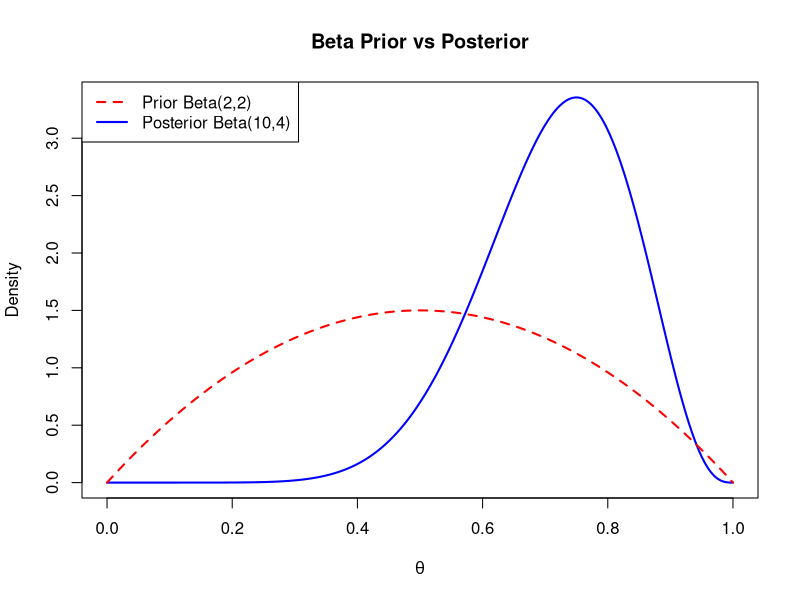
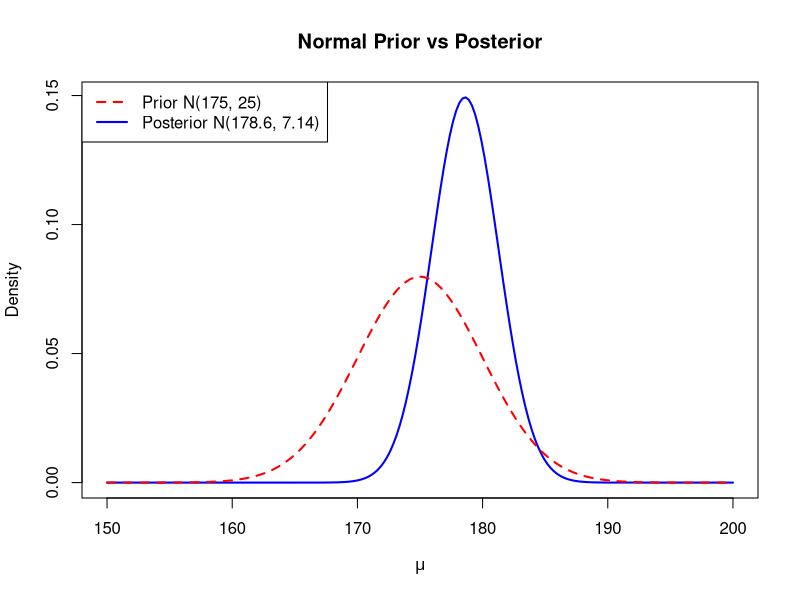
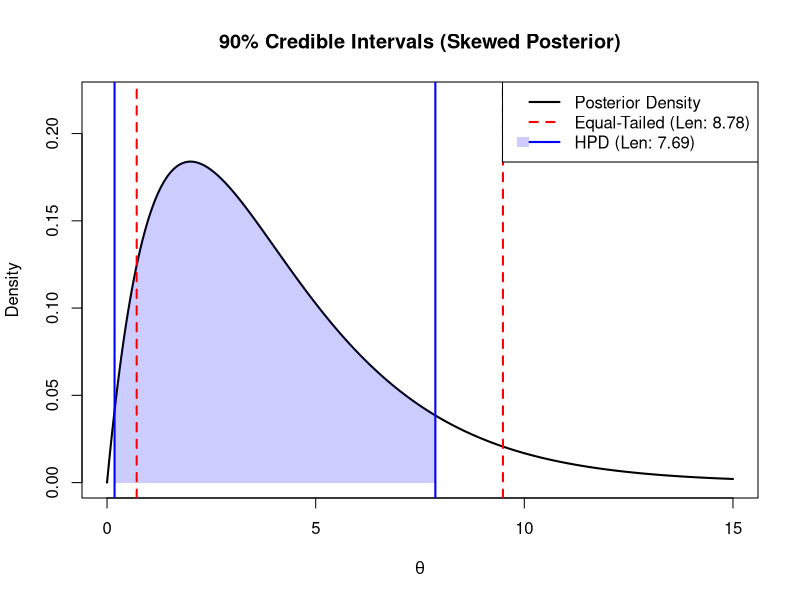
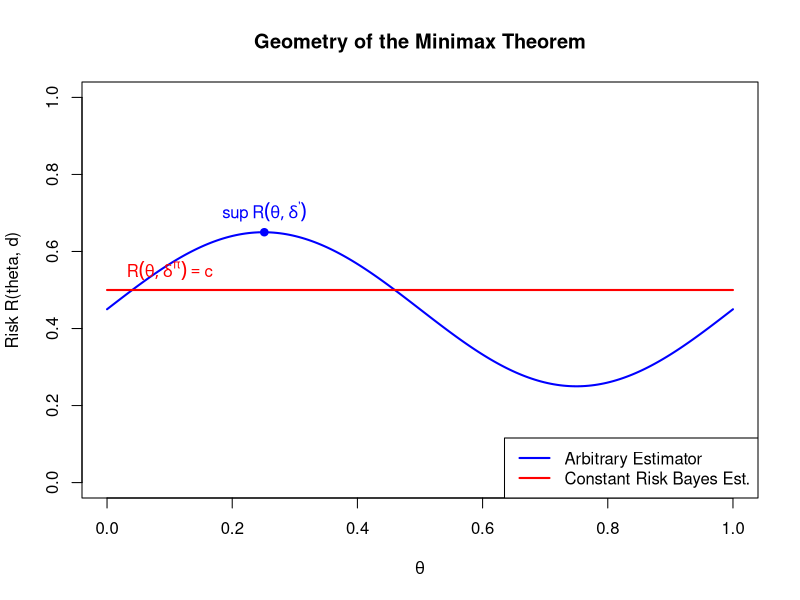

The R source for these figures, in order:
## ---- chunk 1
#| label: fig-beta-conjugacy
#| fig-cap: "Prior vs Posterior for Beta-Binomial Example"
#| echo: true

theta <- seq(0, 1, length.out = 200)

# Prior: Beta(2, 2)
prior <- dbeta(theta, shape1 = 2, shape2 = 2)

# Posterior: Beta(10, 4)
posterior <- dbeta(theta, shape1 = 10, shape2 = 4)

plot(theta, posterior, type = 'l', lwd = 2, col = "blue",
     xlab = expression(theta), ylab = "Density",
     main = "Beta Prior vs Posterior", ylim = c(0, max(c(prior, posterior))))
lines(theta, prior, col = "red", lty = 2, lwd = 2)
legend("topleft", legend = c("Prior Beta(2,2)", "Posterior Beta(10,4)"),
       col = c("red", "blue"), lty = c(2, 1), lwd = 2)
## ---- chunk 2
#| label: fig-normal-conjugacy
#| fig-cap: "Prior vs Posterior for Normal-Normal Example"
#| echo: true

mu_vals <- seq(150, 200, length.out = 200)

# Prior: N(175, 25) -> SD = 5
prior_norm <- dnorm(mu_vals, mean = 175, sd = 5)

# Posterior: N(178.6, 7.14) -> SD = Sqrt(7.14) Approx 2.67
posterior_norm <- dnorm(mu_vals, mean = 178.6, sd = sqrt(7.14))

plot(mu_vals, posterior_norm, type = 'l', lwd = 2, col = "blue",
     xlab = expression(mu), ylab = "Density",
     main = "Normal Prior vs Posterior",
     ylim = c(0, max(c(prior_norm, posterior_norm))))
lines(mu_vals, prior_norm, col = "red", lty = 2, lwd = 2)
legend("topleft", legend = c("Prior N(175, 25)", "Posterior N(178.6, 7.14)"),
       col = c("red", "blue"), lty = c(2, 1), lwd = 2)
## ---- chunk 3
#| label: fig-hpd-vs-equal
#| fig-cap: "Comparison of HPD and Equal-Tailed Intervals for a Skewed Distribution"
#| echo: true

# Define a skewed distribution: Gamma(shape=2, rate=0.5)
x_vals <- seq(0, 15, length.out = 1000)
y_vals <- dgamma(x_vals, shape = 2, rate = 0.5)

# Target coverage
alpha <- 0.10
target_prob <- 1 - alpha

# 1. Equal-Tailed Interval (Quantiles)
eq_lower <- qgamma(alpha/2, shape = 2, rate = 0.5)
eq_upper <- qgamma(1 - alpha/2, shape = 2, rate = 0.5)

# 2. HPD Interval (Density threshold optimization)
# We look for a density threshold k such that the area above k is 0.90
find_hpd <- function(dist_vals, density_vals, probability) {
  # Sort density values
  ord <- order(density_vals, decreasing = TRUE)
  sorted_dens <- density_vals[ord]
  sorted_dist <- dist_vals[ord]
  
  # Accumulate probability (approximation)
  dx <- diff(dist_vals)[1]
  cum_prob <- cumsum(sorted_dens * dx)
  
  # Find cutoff index
  cutoff_idx <- which(cum_prob >= probability)[1]
  
  # Get the subset of x values
  hpd_set <- sorted_dist[1:cutoff_idx]
  return(c(min(hpd_set), max(hpd_set)))
}

hpd_bounds <- find_hpd(x_vals, y_vals, target_prob)
hpd_lower <- hpd_bounds[1]
hpd_upper <- hpd_bounds[2]

# Plotting
plot(x_vals, y_vals, type = 'l', lwd = 2, col = "black",
     main = "90% Credible Intervals (Skewed Posterior)",
     xlab = expression(theta), ylab = "Density",
     ylim = c(0, max(y_vals) * 1.2))

# Shade HPD
polygon(c(x_vals[x_vals >= hpd_lower & x_vals <= hpd_upper], hpd_upper, hpd_lower),
        c(y_vals[x_vals >= hpd_lower & x_vals <= hpd_upper], 0, 0),
        col = rgb(0, 0, 1, 0.2), border = NA)

# Draw Equal-Tailed lines (Red)
abline(v = c(eq_lower, eq_upper), col = "red", lwd = 2, lty = 2)
# Draw HPD lines (Blue)
abline(v = c(hpd_lower, hpd_upper), col = "blue", lwd = 2, lty = 1)

legend("topright", 
       legend = c("Posterior Density", 
                  paste0("Equal-Tailed (Len: ", round(eq_upper - eq_lower, 2), ")"), 
                  paste0("HPD (Len: ", round(hpd_upper - hpd_lower, 2), ")")),
       col = c("black", "red", "blue"), 
       lty = c(1, 2, 1), lwd = 2,
       fill = c(NA, NA, rgb(0, 0, 1, 0.2)), border = NA)

## ---- chunk 4
#| label: fig-minimax-proof
#| fig-cap: "Visual Proof: Any alternative estimator (Blue) with Bayes risk comparable to the Constant Risk estimator (Red) must have a higher maximum risk."
#| echo: true

# Define parameter space theta
theta <- seq(0, 1, length.out = 200)

# 1. Constant Risk Bayes Estimator (Risk = c)
c_val <- 0.5
risk_bayes <- rep(c_val, length(theta))

# 2. Arbitrary Alternative Estimator
# This function is chosen such that it dips below c but rises above it elsewhere
risk_alt <- c_val + 0.2 * sin(2 * pi * theta) - 0.05

# Plotting
plot(theta, risk_alt, type = 'l', lwd = 2, col = "blue",
     ylim = c(0, 1), ylab = "Risk R(theta, d)", xlab = expression(theta),
     main = "Geometry of the Minimax Theorem")

# Add Constant Risk Line
lines(theta, risk_bayes, col = "red", lwd = 2)

# Mark the Maximum of the Alternative
max_alt <- max(risk_alt)
max_theta <- theta[which.max(risk_alt)]
points(max_theta, max_alt, pch = 19, col = "blue")
text(max_theta, max_alt, labels = expression(sup~R(theta, delta^"'")), pos = 3, col = "blue")

# Label the Constant Risk
text(0.1, c_val, labels = expression(R(theta, delta^pi) == c), pos = 3, col = "red")

# Add Legend
legend("bottomright", legend = c("Arbitrary Estimator", "Constant Risk Bayes Est."),
       col = c("blue", "red"), lwd = 2, lty = 1)
